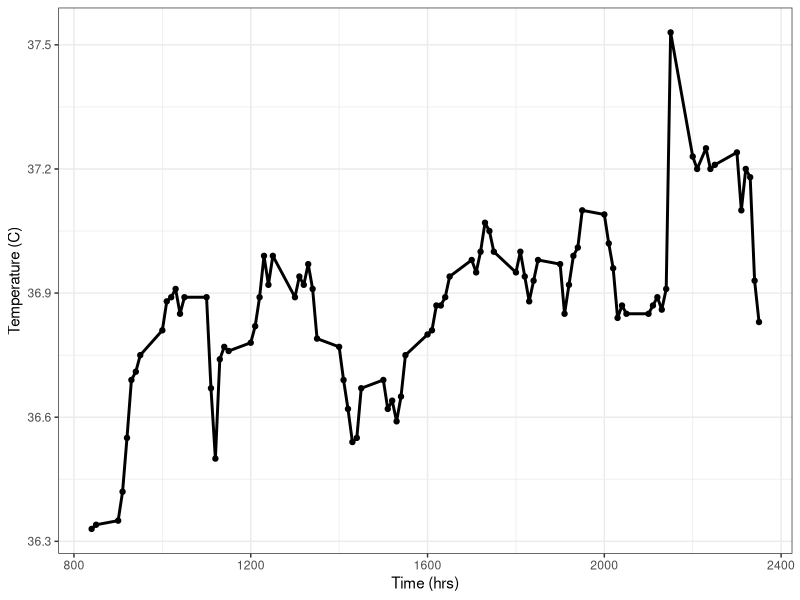
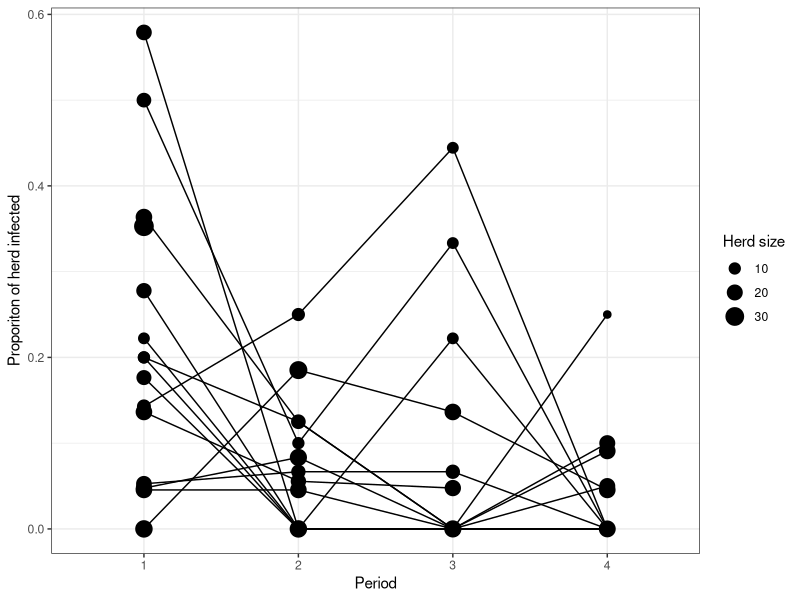
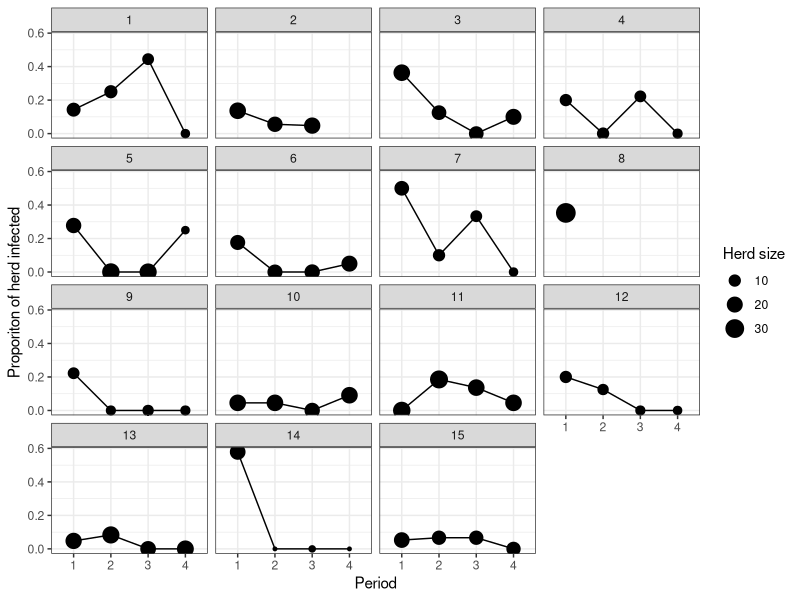
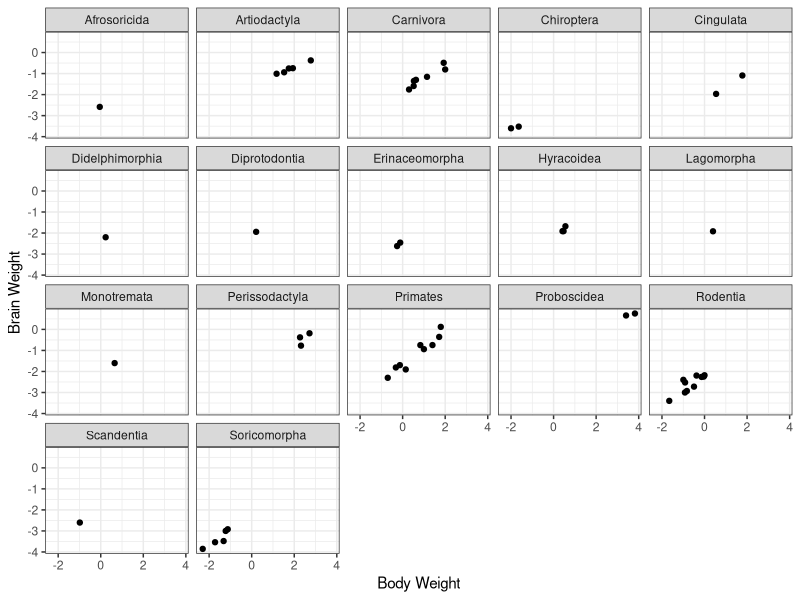
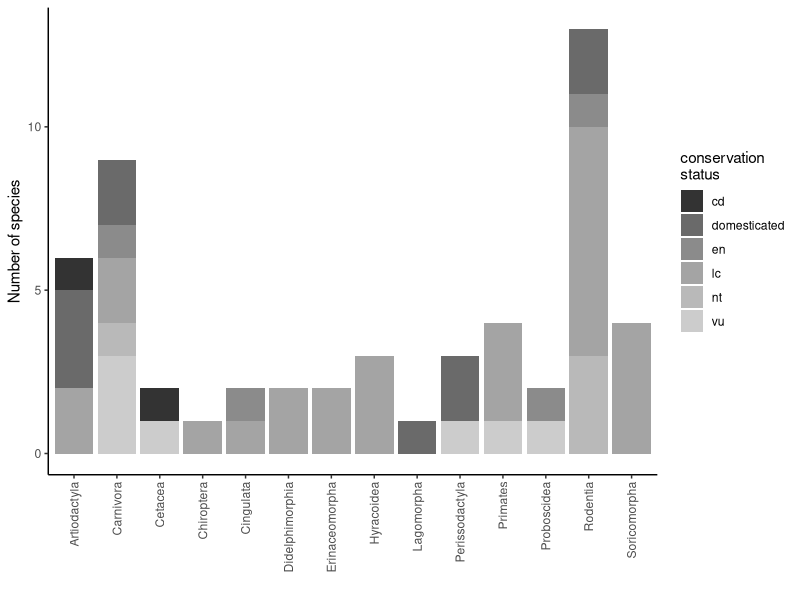
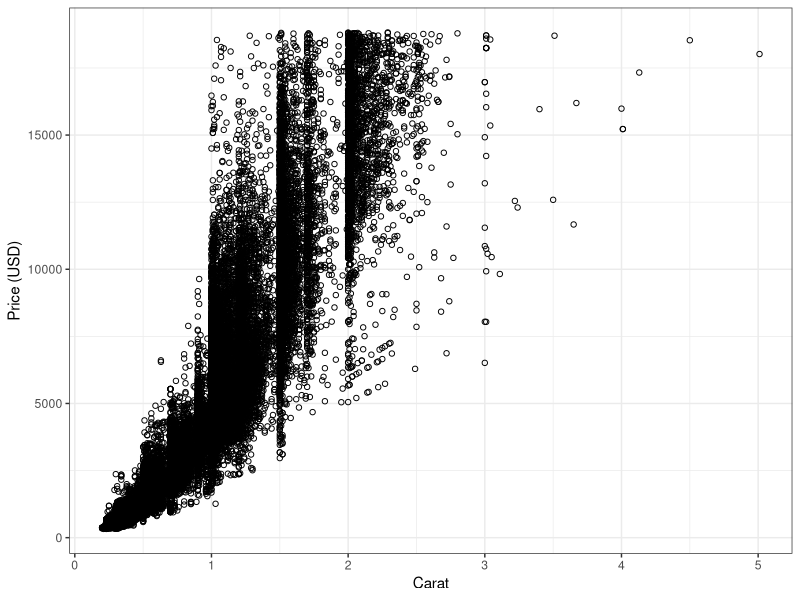
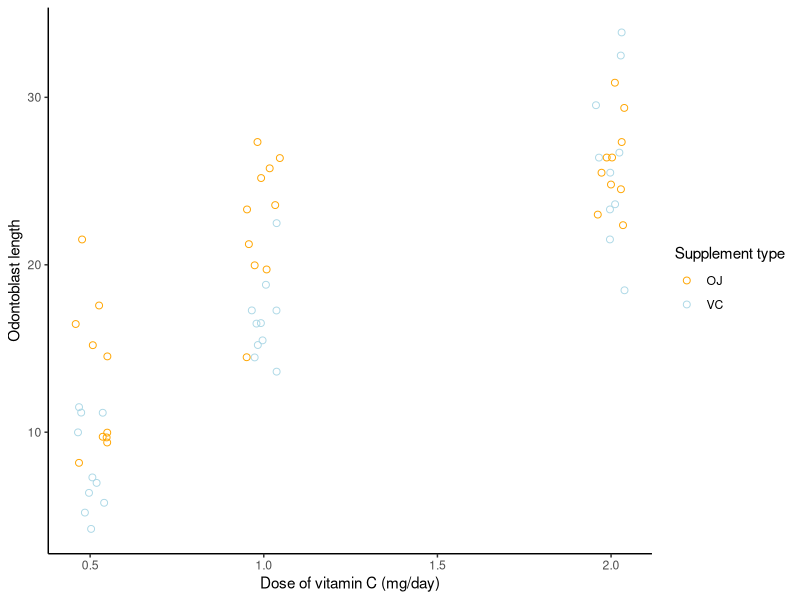
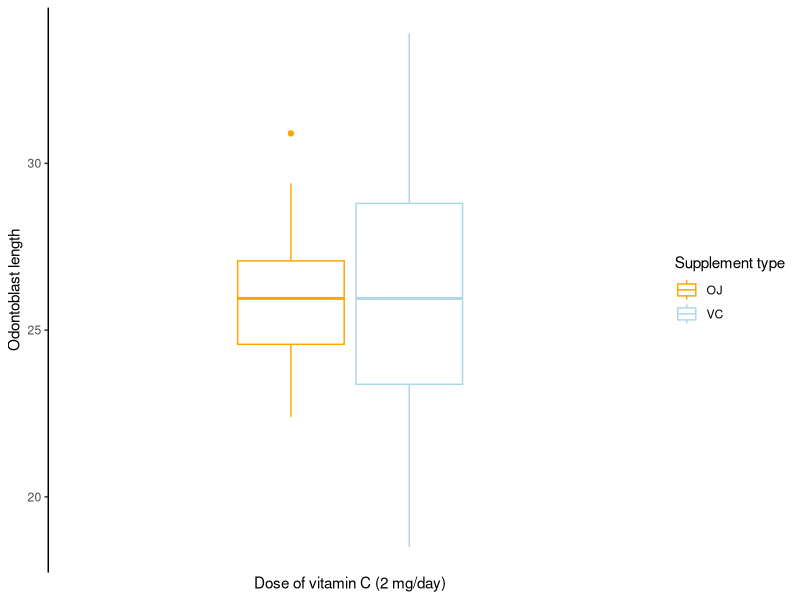

The R script that drew these images, in order:
## Rachel ROday  Feb 21 2023 (C)  
## ENWC 617 HW 2



# Q1
beaver1.n <- beaver1[beaver1$day == 346, ]
head(beaver1.n)

library(ggplot2)
ggplot(beaver1.n, aes(x = time, y= temp)) +
  geom_point() +
  geom_line(size = 1)+
  labs(x = "Time (hrs)", y = "Temperature (C)") +
  theme_bw()

# Q2
#install.packages("lme4")
library(lme4)
data(cbpp)
head(cbpp)

ggplot(cbpp, aes(x = period, y = incidence/size, group = herd)) +
  geom_point(aes(size = size)) +
  geom_line() +
  theme_bw() +
  labs(x = "Period", y = "Proporiton of herd infected", size = "Herd size") 
# Not sure how to specify dimensions in ggplot but just adjust your plot window size and it'll match

# Q3
#No. To better viszualize this, we can facet by herd number. Herd 8 clearly has one observation, Herd 2 also only has 3 observations, not 4.
ggplot(cbpp, aes(x = period, y = incidence/size, group = herd)) +
  geom_point(aes(size = size)) +
  geom_line() +
  theme_bw() +
  labs(x = "Period", y = "Proporiton of herd infected", size = "Herd size") +
  facet_wrap(~herd)


# Q4
data(msleep)
msleep.n <- msleep[!is.na(msleep$brainwt), ]
head(msleep.n)
ggplot(msleep.n,  aes(y=log10(brainwt), x=log10(bodywt)))+
  geom_point() +
  facet_wrap(~order)+
  theme_bw() +
  labs(x = "Body Weight", y = "Brain Weight")

# Q5
# No because there is only one datum point. We need more data to determine the relationship between the explanatory and respose variables.

# Q6
# There is a positive relationship between body weight and brain weight for members in the order Primate
# I believe there is a typo and this should say "In Question 4" not "question 3" since question 3 deals with herd sizes.

# Q7
msleep.nn <- msleep[!is.na(msleep$conservation), ]
head(msleep.nn)
ggplot(msleep.nn, aes(x=order, fill= conservation))+
  geom_bar(position="stack")+
  theme_classic()+
  theme(axis.text.x = element_text(angle = 90, hjust=1, vjust=.5))+
  labs(x = "", y="Number of species", fill = "conservation \nstatus") +
  scale_fill_grey()

# Q8
data(diamonds)
head(diamonds)
ggplot(diamonds, aes(x =carat, y= price))+
  geom_point(shape = 1)+
  labs(x = "Carat", y= "Price (USD)") +
  theme_bw()

# Q9
# Unfortunately, you cannot buy a 2 carat diamond for $1000 or less. The diamond market is a scam, though.

# Q10
data(ToothGrowth)
head(ToothGrowth)
?ToothGrowth

ggplot(ToothGrowth, aes(x= dose, y=len))+
  geom_jitter(width = .05, shape =1, size =2, aes(color = supp))+
  scale_colour_manual(values=c("orange","lightblue"))+
  theme_classic() +
  labs(color = "Supplement type", x= "Dose of vitamin C (mg/day)", y="Odontoblast length")


# Q11
# It really doesnt look like OJ or VC supplement has any impact on odontobalst length. If we make a boxplot at 2mg/day, we can see the spread of the data. The median is the same for both supplmetns, but VC has a larger range of data.
library(dplyr)
ToothGrowth %>%
  filter(dose == 2) %>%
  ggplot( aes(x= dose, y=len, group = supp, color = supp))+
  geom_boxplot() +
  scale_colour_manual(values=c("orange","lightblue"))+
  theme_classic() +
  labs(color = "Supplement type", x= "Dose of vitamin C (2 mg/day)", y="Odontoblast length") +
  scale_x_discrete(breaks = seq(2,2))

